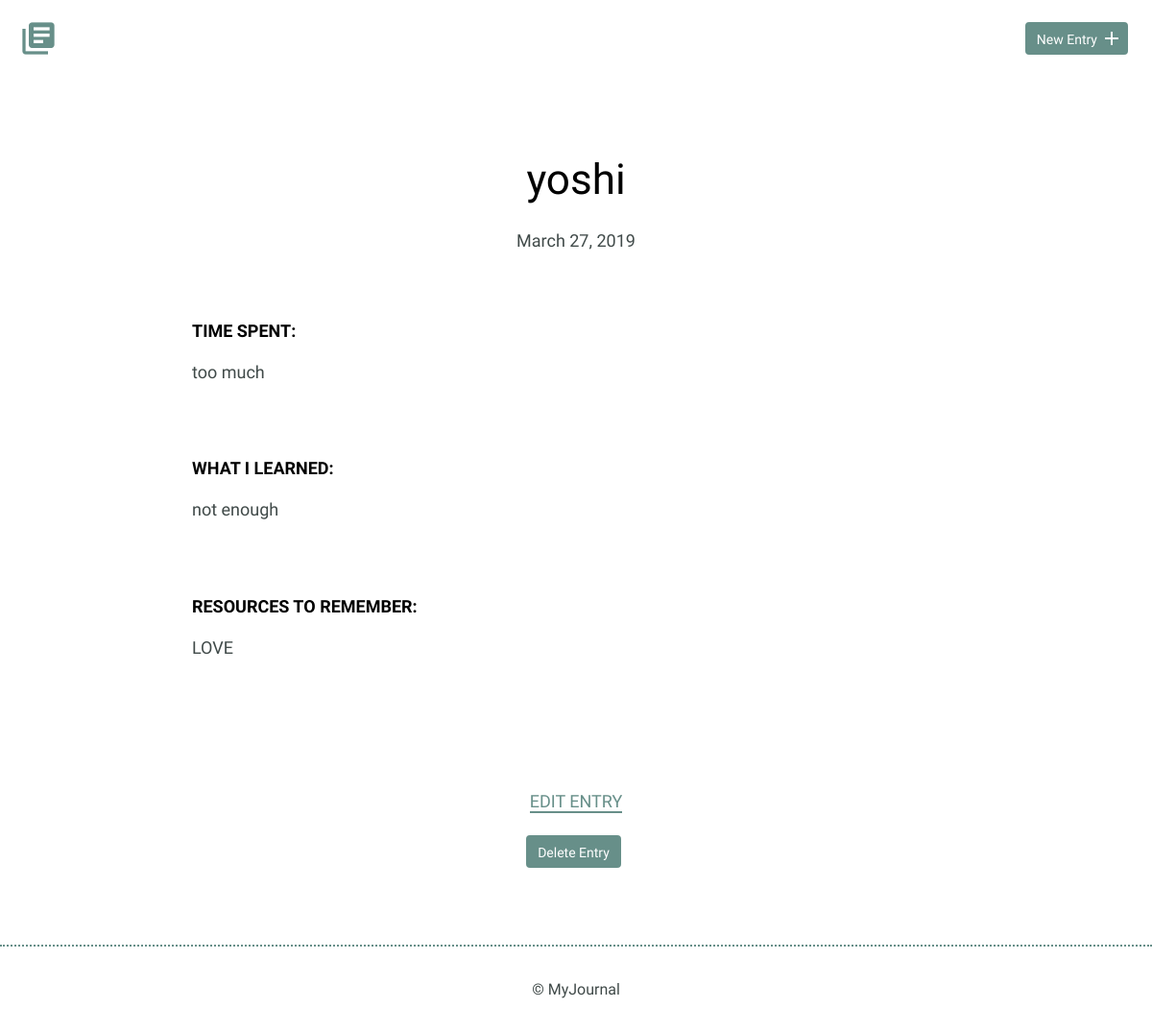
The app's page /detail.php?id=14, older data.
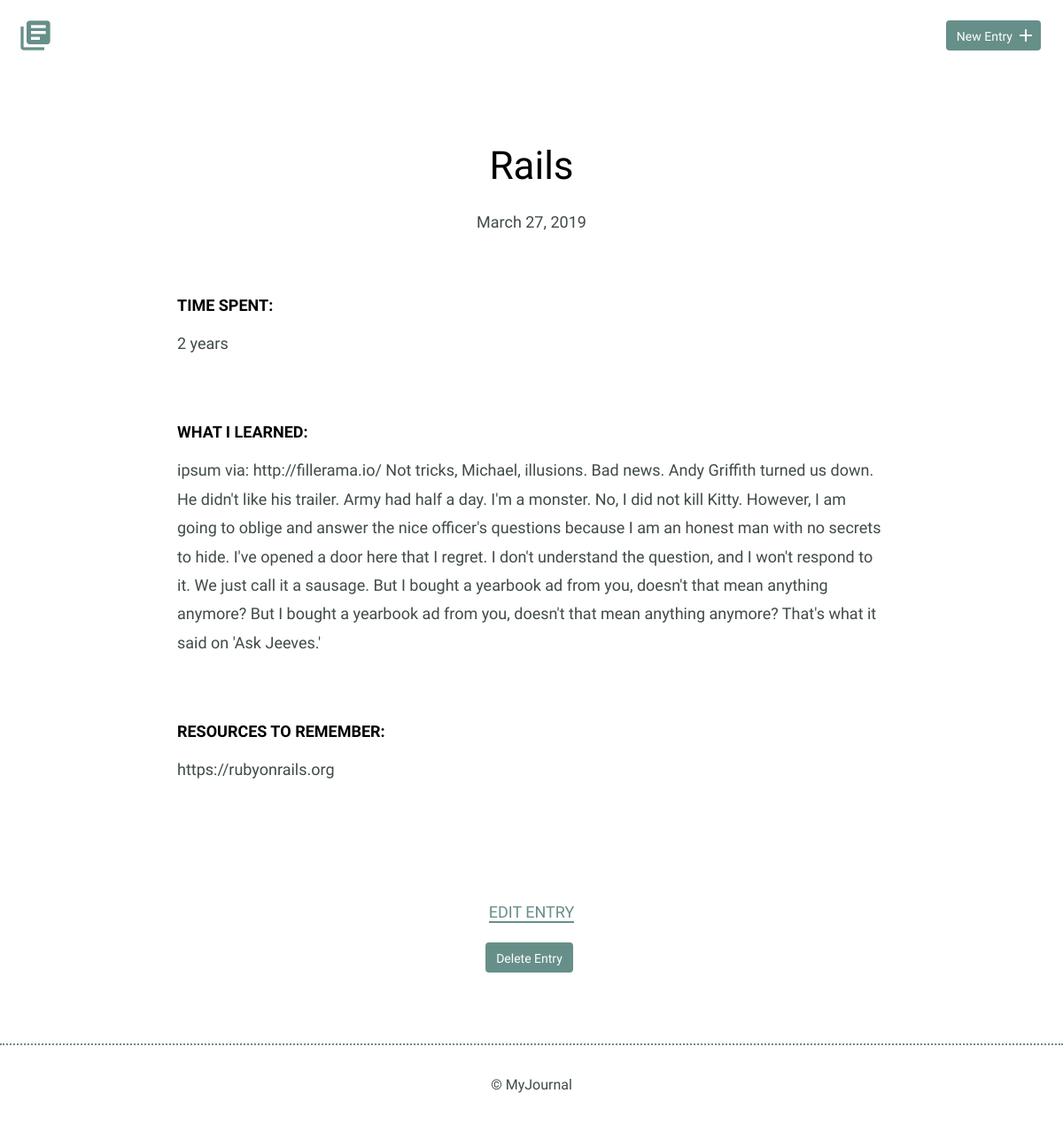
The same page, newer data.
### tables this page shows
CREATE TABLE "entries" (
	`id`	INTEGER,
	`title`	TEXT,
	`date`	TEXT,
	`time_spent`	INTEGER,
	`learned`	BLOB,
	`resources`	BLOB,
	PRIMARY KEY(`id`)
);

### inc/functions.php (called while the page is built, shortened)
<?php
function get_journal_entry($entry_id){
  include 'connection.php';
  $sql = 'SELECT * FROM entries WHERE id = ?';
  try {
    $results = $db->prepare($sql);
    $results->bindValue(1, $entry_id, PDO::PARAM_INT);
    $results->execute();
  } catch (Exception $e) {
    echo $e->getMessage();
    return false;
  }
  return $results->fetch();
}

### detail.php (the view, shortened to what this page needs)
<?php
require_once "inc/functions.php";
if (isset($_GET['id'])) {
  list($entry_id, $title, $date, $time_spent, $learned, $resources) = get_journal_entry(filter_input(INPUT_GET, 'id', FILTER_SANITIZE_NUMBER_INT));
}
include "inc/header.php";
?>
  <div class="entry-list single">
    <article>
      <h1><?php echo $title ?></h1>
      <br>
      <time datetime="<?php echo $date ?>"><?php echo strftime("%B %d, %Y", strtotime($date)); ?></time>
      <div class="entry">
        <h3>Time Spent: </h3>
        <p><?php echo $time_spent ?></p>
      </div>
      <div class="entry">
        <h3>What I Learned:</h3>
        <p><?php echo $learned ?></p>
      </div>
      <div class="entry">
        <h3>Resources to Remember:</h3>
        <p><?php echo $resources ?></p>
      </div>
    </article>
  </div>
  <div class="edit">
    <p><a href="edit.php?id=<?php echo $entry_id?>">Edit Entry</a></p>
    <form method='post' onsubmit=\"return confirm('Are you sure?');\">
      <input type='submit' class='button button-danger' value='Delete Entry' />
    </form>
  </div>
<?php include "inc/footer.php" ?>

Row changes from the older to the newer data that the page shows:
changed entries: title "yoshi" → "Rails"; time_spent "too much" → "2 years"; learned "not enough" → "ipsum via: http://fillerama.io/ Not tricks, Michael, illusions. Bad news. Andy Griffith turned us down. He didn't like his trailer. Army had half a day. I'm a monster. No, I did not kill Kitty. However, I am going to oblige and answer the nice officer's questions because I am an honest man with no secrets to hide. I've opened a door here that I regret. I don't understand the question, and I won't respond to it. We just call it a sausage. But I bought a yearbook ad from you, doesn't that mean anything anymore? But I bought a yearbook ad from you, doesn't that mean anything anymore? That's what it said on 'Ask Jeeves.'"; resources "LOVE" → "https://rubyonrails.org"
